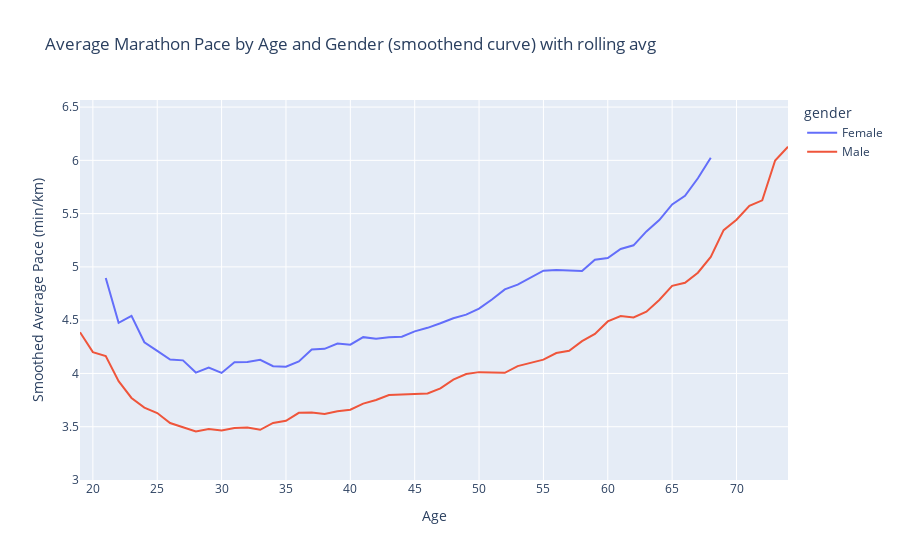

Here is the notebook cell this chart was saved with:
### Markdown cell above
## Draw smoothened curve

### Code cell
# Create the interactive line plot with Plotly Express using the smoothed data
fig = px.line(df_gender_pace22, x='age', y='smoothed_avg_pace', color='gender',
              title='Average Marathon Pace by Age and Gender (smoothend curve) with rolling avg',
              labels={'age': 'Age', 'smoothed_avg_pace': 'Smoothed Average Pace (min/km)'})
fig.update_yaxes(dtick=0.5) # Set y-axis step to 0.5
fig.update_xaxes(dtick=5) # Set x-axis step to 5
fig.update_layout(yaxis=dict(range=[3, df_gender_pace22['avg_pace'].max()])) # Set y-axis range and start from 3
fig.show()

### Figure 1 — Plotly figure (JSON) as saved in the notebook; plotly's stock layout.template omitted (floating-point values rounded to 4 significant figures)
{"data": [{"hovertemplate": "gender=Female<br>Age=%{x}<br>Smoothed Average Pace (min/km)=%{y}<extra></extra>", "legendgroup": "Female", "line": {"color": "#636efa", "dash": "solid"}, "marker": {"symbol": "circle"}, "mode": "lines", "name": "Female", "orientation": "v", "showlegend": true, "type": "scatter", "x": [21, 22, 23, 24, 25, 26, 27, 28, 29, 30, 31, 32, 33, 34, 35, 36, 37, 38, 39, 40, 41, 42, 43, 44, 45, 46, 47, 48, 49, 50, 51, 52, 53, 54, 55, 56, 57, 58, 59, 60, 61, 62, 63, 64, 65, 66, 67, 68], "xaxis": "x", "y": [4.896, 4.475, 4.541, 4.292, 4.211, 4.131, 4.123, 4.008, 4.055, 4.005, 4.105, 4.108, 4.128, 4.068, 4.063, 4.113, 4.225, 4.231, 4.281, 4.27, 4.341, 4.327, 4.339, 4.345, 4.395, 4.428, 4.471, 4.518, 4.552, 4.608, 4.694, 4.789, 4.833, 4.901, 4.964, 4.97, 4.967, 4.961, 5.068, 5.083, 5.168, 5.203, 5.333, 5.44, 5.586, 5.668, 5.832, 6.025], "yaxis": "y"}, {"hovertemplate": "gender=Male<br>Age=%{x}<br>Smoothed Average Pace (min/km)=%{y}<extra></extra>", "legendgroup": "Male", "line": {"color": "#EF553B", "dash": "solid"}, "marker": {"symbol": "circle"}, "mode": "lines", "name": "Male", "orientation": "v", "showlegend": true, "type": "scatter", "x": [19, 20, 21, 22, 23, 24, 25, 26, 27, 28, 29, 30, 31, 32, 33, 34, 35, 36, 37, 38, 39, 40, 41, 42, 43, 44, 45, 46, 47, 48, 49, 50, 51, 52, 53, 54, 55, 56, 57, 58, 59, 60, 61, 62, 63, 64, 65, 66, 67, 68, 69, 70, 71, 72, 73, 74], "xaxis": "x", "y": [4.387, 4.2, 4.164, 3.927, 3.77, 3.68, 3.628, 3.535, 3.495, 3.456, 3.479, 3.464, 3.487, 3.493, 3.471, 3.535, 3.556, 3.63, 3.634, 3.62, 3.645, 3.66, 3.716, 3.751, 3.798, 3.804, 3.811, 3.811, 3.86, 3.942, 3.994, 4.012, 4.008, 4.006, 4.069, 4.096, 4.13, 4.191, 4.212, 4.303, 4.372, 4.488, 4.539, 4.526, 4.579, 4.689, 4.822, 4.851, 4.945, 5.094, 5.345, 5.442, 5.573, 5.625, 5.999, 6.128], "yaxis": "y"}], "layout": {"legend": {"title": {"text": "gender"}, "tracegroupgap": 0}, "title": {"text": "Average Marathon Pace by Age and Gender (smoothend curve) with rolling avg"}, "xaxis": {"anchor": "y", "domain": [0, 1], "dtick": 5, "title": {"text": "Age"}}, "yaxis": {"anchor": "x", "domain": [0, 1], "dtick": 0.5, "range": [3, 6.566], "title": {"text": "Smoothed Average Pace (min/km)"}}}}
